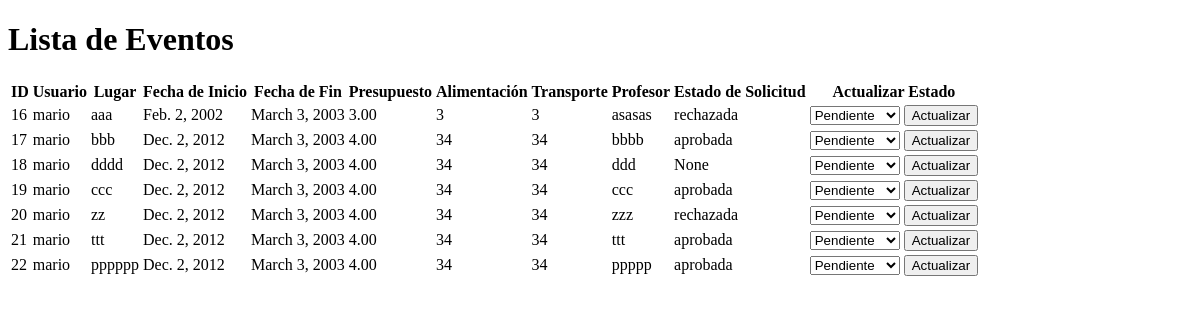
Before: /eventos/ (signed in) with the older database file.
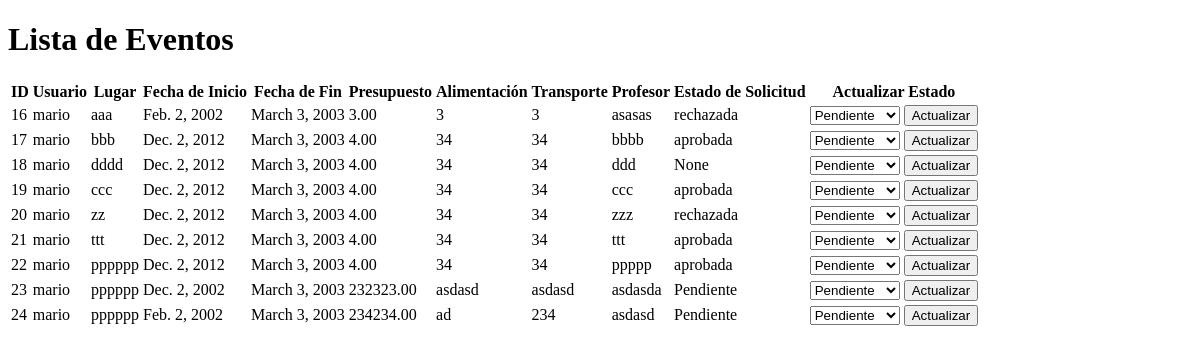
After: the same page with the newer database file.
### myapp/models.py (models this page shows, shortened)
class EventRequest(models.Model):
    usuario = models.ForeignKey(User, null=True, on_delete=models.CASCADE)
    lugar = models.CharField(max_length=200)
    fecha_inicio = models.DateField()
    fecha_fin = models.DateField()
    presupuesto = models.DecimalField(max_digits=10, decimal_places=2)
    alimentacion = models.CharField(max_length=200)
    transporte = models.CharField(max_length=200)
    profesor = models.CharField(max_length=200)
    estado_solicitud = models.CharField(null=True, max_length=200, default='Pendiente')

### myapp/views.py (the view)
# urls.py: path('eventos/', views.lista_eventos, name='lista_eventos'),
@login_required
def lista_eventos(request):
    eventos = EventRequest.objects.all()
    if request.method == 'POST':
        form = EstadoSolicitudForm(request.POST)
        print(request.POST)
        if form.is_valid():
            evento_id = form.cleaned_data['evento_id']
            estado_solicitud = form.cleaned_data['estado_solicitud']
            evento = EventRequest.objects.get(id=evento_id)
            evento.estado_solicitud = estado_solicitud
            evento.save()
            return redirect('lista_eventos')
    else:
        form = EstadoSolicitudForm()
    return render(request, 'lista_eventos.html', {'eventos': eventos, 'form': form, 'messages': messages.get_messages(request)})

### myapp/forms.py
class EstadoSolicitudForm(forms.Form):
    evento_id = forms.IntegerField(widget=forms.HiddenInput)
    estado_solicitud = forms.CharField(label='Estado de la Solicitud', widget=forms.Select(choices=[('pendiente', 'Pendiente'), ('aprobada', 'Aprobada'), ('rechazada', 'Rechazada')]))

### myapp/templates/lista_eventos.html (shortened to what this page needs)
<!DOCTYPE html>
<html lang="es">
<head>
</head>
<body>
<h1>Lista de Eventos</h1>
<table>
    <thead>
    <tr>
        <th>ID</th>
        <th>Usuario</th>
        <th>Lugar</th>
        <th>Fecha de Inicio</th>
        <th>Fecha de Fin</th>
        <th>Presupuesto</th>
        <th>Alimentación</th>
        <th>Transporte</th>
        <th>Profesor</th>
        <th>Estado de Solicitud</th>
        <th>Actualizar Estado</th>
    </tr>
    </thead>
    <tbody>
    {% for evento in eventos %}
    <tr>
        <td>{{ evento.id }}</td>
        <td>{{ evento.usuario }}</td>
        <td>{{ evento.lugar }}</td>
        <td>{{ evento.fecha_inicio }}</td>
        <td>{{ evento.fecha_fin }}</td>
        <td>{{ evento.presupuesto }}</td>
        <td>{{ evento.alimentacion }}</td>
        <td>{{ evento.transporte }}</td>
        <td>{{ evento.profesor }}</td>
        <td>{{ evento.estado_solicitud }}</td>
        <td>
            <form method="post">
                <select name="estado_solicitud">
                    <option value="pendiente">Pendiente</option>
                </select>
                <button type="submit">Actualizar</button>
            </form>
        </td>
    </tr>
    {% endfor %}
    </tbody>
</table>
</body>
</html>

Changed rows visible on the page:
added EventRequest: id "23", usuario "mario", lugar "pppppp", fecha_inicio "Dec. 2, 2002", fecha_fin "March 3, 2003", presupuesto "232323.00", alimentacion "asdasd", transporte "asdasd", profesor "asdasda", estado_solicitud "Pendiente"
added EventRequest: id "24", usuario "mario", lugar "pppppp", fecha_inicio "Feb. 2, 2002", fecha_fin "March 3, 2003", presupuesto "234234.00", alimentacion "ad", transporte "234", profesor "asdasd", estado_solicitud "Pendiente"
